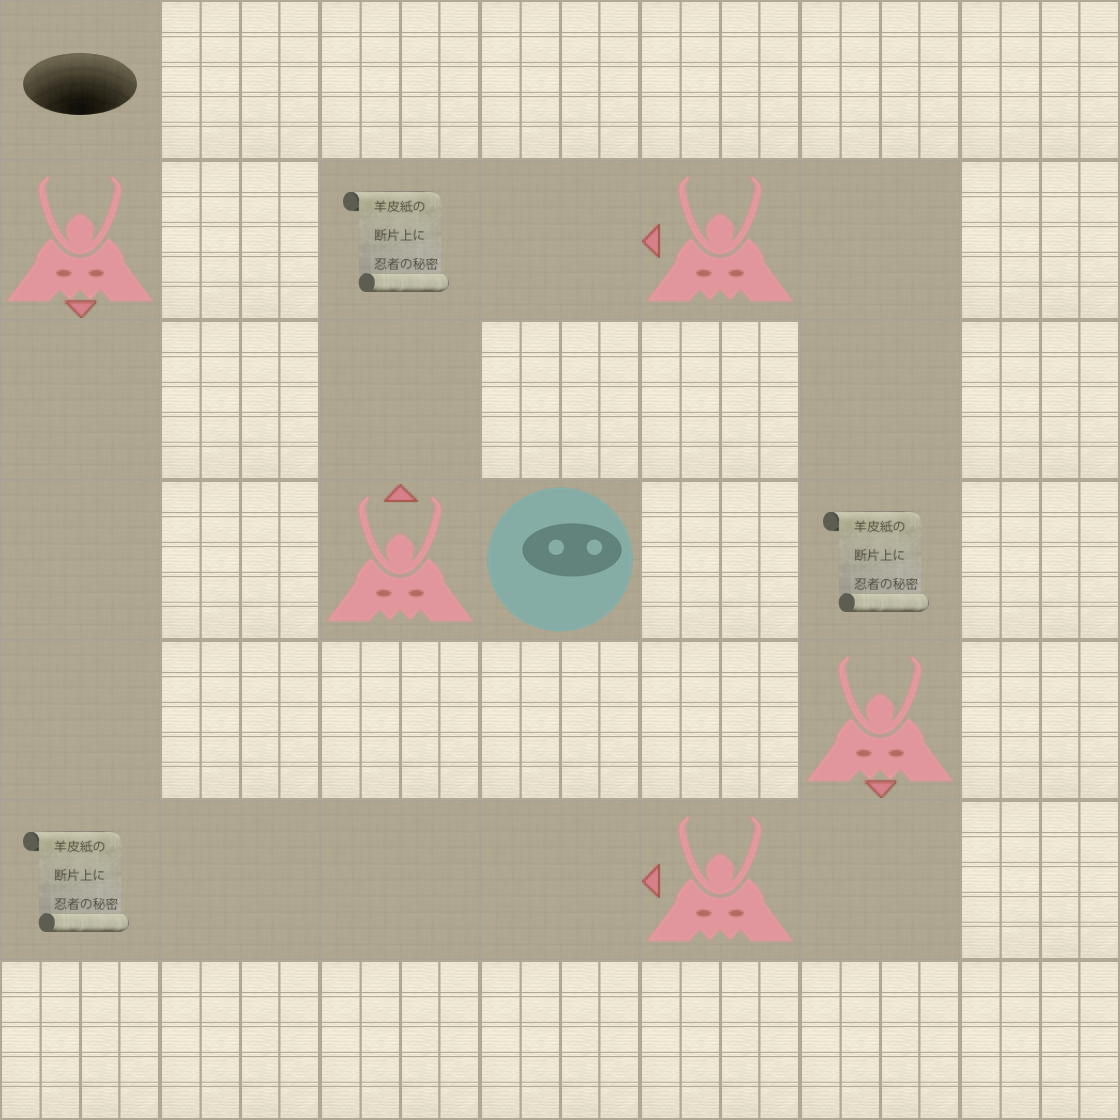

A 2D game scene composited from a Tiled map and its tileset images. What follows is a short description and the map's XML, with each tile layer's data collapsed to a summary:
An orthogonal 7x7 tile map with 160x160 px tiles, 2 tile layers (Level, Actors).

<map version="1.0" orientation="orthogonal" width="7" height="7" tilewidth="160" tileheight="160">
 <properties>
  <property name="moves" value="20" />
 </properties>
 <tileset firstgid="1" name="tiles" tilewidth="160" tileheight="160" spacing="2" margin="2">
  <image source="tiles-ipadhd.png" width="1024" height="1024" />
  <tile id="0">
   <properties>
    <property name="actor" value="exit" />
   </properties>
  </tile>
  <tile id="2">
   <properties>
    <property name="actor" value="guard" />
    <property name="direction" value="down" />
   </properties>
  </tile>
  <tile id="3">
   <properties>
    <property name="actor" value="guard" />
    <property name="direction" value="left" />
   </properties>
  </tile>
  <tile id="4">
   <properties>
    <property name="actor" value="guard" />
    <property name="direction" value="right" />
   </properties>
  </tile>
  <tile id="5">
   <properties>
    <property name="actor" value="guard" />
    <property name="direction" value="up" />
   </properties>
  </tile>
  <tile id="7">
   <properties>
    <property name="actor" value="player" />
   </properties>
  </tile>
  <tile id="8">
   <properties>
    <property name="actor" value="scroll" />
   </properties>
  </tile>
  <tile id="9">
   <properties>
    <property name="wall" value="1" />
   </properties>
  </tile>
 </tileset>
 <layer name="Level" width="7" height="7">
  <data>[49 cells, 49 non-empty, 2 distinct tile ids]</data>
 </layer>
 <layer name="Actors" width="7" height="7">
  <data>[49 cells, 10 non-empty, 6 distinct tile ids]</data>
 </layer>
</map>
